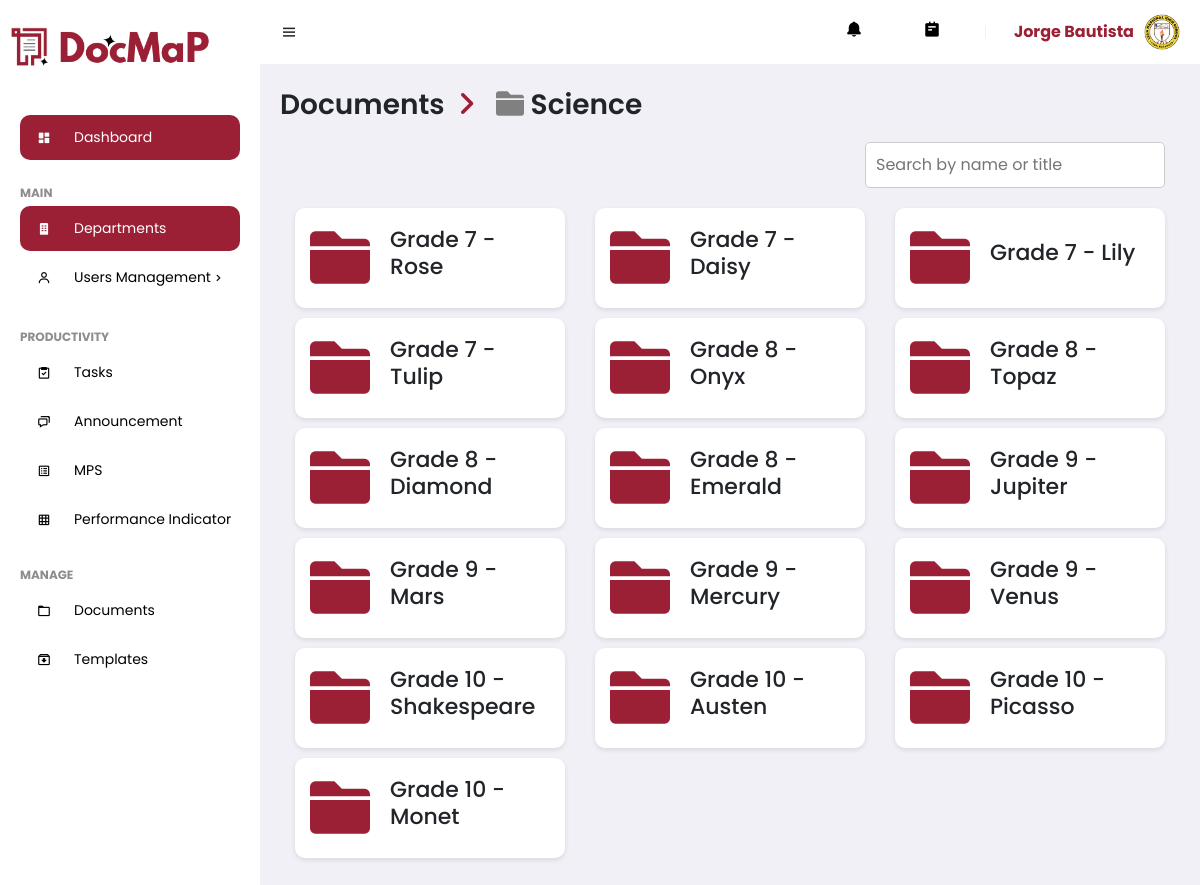
Page /Admin/doc_gfolder.php?id=1 (signed in) on the committed database.
### tables this page shows
CREATE TABLE `useracc` (
  `UserID` int(11) NOT NULL,
  `Username` varchar(255) NOT NULL,
  `Password` varchar(255) NOT NULL,
  `fname` varchar(255) NOT NULL,
  `mname` varchar(255) NOT NULL,
  `lname` varchar(255) NOT NULL,
  `bday` date NOT NULL,
  `mobile` varchar(255) NOT NULL,
  `sex` enum('Male','Female') NOT NULL,
  `address` text NOT NULL,
  `email` varchar(255) NOT NULL,
  `profile` varchar(255) DEFAULT 'profile.jpg',
  `date_registered` timestamp NOT NULL DEFAULT current_timestamp(),
  `Status` enum('Pending','Approved','Rejected') NOT NULL,
  `role` enum('Admin','Department Head','Teacher') NOT NULL DEFAULT 'Teacher',
  `Rank` varchar(255) DEFAULT NULL,
  `dept_ID` int(11) DEFAULT NULL
);

CREATE TABLE `departmentfolders` (
  `DepartmentFolderID` int(11) NOT NULL,
  `dept_ID` int(11) DEFAULT NULL,
  `Name` varchar(255) DEFAULT NULL,
  `CreationTimestamp` timestamp NOT NULL DEFAULT current_timestamp()
);

CREATE TABLE `gradelevelfolders` (
  `GradeLevelFolderID` int(11) NOT NULL,
  `DepartmentFolderID` int(11) DEFAULT NULL,
  `ContentID` int(11) DEFAULT NULL,
  `CreationTimestamp` timestamp NOT NULL DEFAULT current_timestamp()
);

### Admin/doc_gfolder.php (the view, shortened to what this page needs)
<?php
include 'connection.php';
$departmentName = '';
if (isset($_GET['id']) && !empty($_GET['id'])) {
    $departmentFolderId = intval($_GET['id']);
    $departmentQuery = "SELECT Name FROM departmentfolders WHERE DepartmentFolderID = $departmentFolderId";
    $departmentResult = mysqli_query($conn, $departmentQuery);
    if ($departmentResult && mysqli_num_rows($departmentResult) > 0) {
        $departmentRow = mysqli_fetch_assoc($departmentResult);
        $departmentName = $departmentRow['Name'];
    }
    $query = "SELECT GradeLevelFolderID, DepartmentFolderID, ContentID, CreationTimestamp
              FROM gradelevelfolders
              WHERE DepartmentFolderID = $departmentFolderId";
    $result = mysqli_query($conn, $query);
    $folders = [];
    if ($result && mysqli_num_rows($result) > 0) {
        while ($row = mysqli_fetch_assoc($result)) {
            $contentId = $row['ContentID'];
            $contentQuery = "SELECT Title, Captions FROM feedcontent WHERE ContentID = $contentId";
            $contentResult = mysqli_query($conn, $contentQuery);
            if ($contentResult && mysqli_num_rows($contentResult) > 0) {
                $contentRow = mysqli_fetch_assoc($contentResult);
                $row['DisplayName'] = $contentRow['Title'] . ' - ' . $contentRow['Captions'];
            }
            $folders[] = $row;
        }
    }
} else {
    $folders = [];
}
?>
<!DOCTYPE html>
<html lang="en">
<head>
    <link href='https://unpkg.com/boxicons@2.0.9/css/boxicons.min.css' rel='stylesheet'>
    <link href="https://cdnjs.cloudflare.com/ajax/libs/font-awesome/6.0.0-beta3/css/all.min.css" rel="stylesheet">
    <link href="https://stackpath.bootstrapcdn.com/bootstrap/4.5.2/css/bootstrap.min.css" rel="stylesheet">
    <link rel="stylesheet" href="assets/css/styles.css">
</head>
<body>
    <section id="sidebar">
        <?php include 'navbar.php'; ?>
    </section>
    <section id="content">
        <?php include 'topbar.php'; ?>
        <main>
        <div class="header">
            <h1 class="title">
                <a href="doc_dfolder.php" style="text-decoration: none; color: inherit;">Documents</a>
                <i class="fas fa-angle-right" style="margin: 0 8px; color: #9B2035;"></i>
                <i class="fas fa-folder" style="margin-left: 8px; color: gray;"></i>
                <?php echo htmlspecialchars($departmentName); ?>
            </h1>
        </div>
            <div class="container">
                <div class="search-filter">
                    <input type="text" placeholder="Search by name or title" id="search">
                </div>
                <div class="row">
                    <?php if (!empty($folders)): ?>
                        <?php foreach ($folders as $folder): ?>
                            <div class="col-md-4">
                            <div class="folder-item" data-id="<?php echo $folder['GradeLevelFolderID']; ?>" data-content-id="<?php echo $folder['ContentID']; ?>">
                                <i class="fas fa-folder icon"></i>
                                    <h6 class = "name"><?php echo $folder['DisplayName']; ?></h6>
                                </div>
                            </div>
                        <?php endforeach; ?>
                    <?php else: ?>
                        <div class="no-folders-message">No folders found.</div>
                    <?php endif; ?>
                </div>
            </div>
        </main>
    </section>
</body>
</html>

### Admin/topbar.php (shortened to what this page needs)
<nav>
    <i class='bx bx-menu toggle-sidebar'></i>
    <a href="#" class="nav-link">
        <?php
        if (isset($_SESSION['user_id'])) {
        ?>
        <i class='bx bxs-bell icon' id="notification-icon"></i>
            <?php
            } else {
                echo "User not logged in.";
            }
            ?>
    </a>
    <a href="#" class="nav-link">
        <i class='bx bxs-notepad icon'></i>
    </a>
    <div class="profile">
        <?php
        include 'connection.php';
        if (isset($_SESSION['user_id'])) {
            $userId = $_SESSION['user_id'];
            $sql = "SELECT Profile, CONCAT(fname, ' ', lname) AS fullname FROM useracc WHERE UserID = ?";
            $stmt = $conn->prepare($sql);
            if ($stmt) {
                $stmt->bind_param("s", $userId);
                $stmt->execute();
                $stmt->bind_result($profileImage, $fullName);
                $profileImagePath = "../img/UserProfile/" . $profileImage;
                if (file_exists($profileImagePath)) {
                    echo "<span class='user-name'>{$fullName}</span>";
                    echo "<img src='{$profileImagePath}' alt='Profile Image' class='profile-image'>";
                } else {
                    echo "<span class='user-name'>{$fullName}</span>";
                    echo "<img src='default_profile_image.jpg' alt='Profile Image' class='profile-image'>";
                }
            } else {
                echo "Error preparing statement: " . $conn->error;
            }
        } else {
            echo "User not logged in.";
        }
        ?>
    </div>
</nav>

### Admin/assets/css/styles.css (style rules this page uses)
* { font-family: 'Poppins', sans-serif; margin: 0; padding: 0; box-sizing: border-box; }
:root { --grey: #F1F0F6; --dark-grey: #8D8D8D; --light: #fff; --dark: #000; --green: #81D43A; --light-green: #E3FFCB; --blue: #9B2035; --light-blue: #D0E4FF; --dark-blue: #0C5FCD; --red: #FC3B56; }
html { overflow-x: hidden; }
body { background: var(--grey); overflow-x: hidden; }
a { text-decoration: none; }
#sidebar { position: fixed; max-width: 260px; width: 100%; background: var(--light); top: 0; left: 0; height: 100%; overflow-y: auto; scrollbar-width: none; transition: all .3s ease; z-index: 200; }
#content { position: relative; width: calc(100% - 260px); left: 260px; transition: all .3s ease; }
nav { background: var(--light); height: 64px; padding: 0 20px; display: flex; align-items: center; grid-gap: 28px; position: sticky; top: 0; left: 0; z-index: 100; }
nav .toggle-sidebar { font-size: 18px; cursor: pointer; }
nav .nav-link { position: relative; }
nav .nav-link .icon { font-size: 18px; color: var(--dark); }
nav .profile { position: relative; }
nav .profile img { width: 36px; height: 36px; border-radius: 50%; object-fit: cover; cursor: pointer; }
main { width: 100%; padding: 24px 20px 20px 20px; }
main .title { font-size: 28px; font-weight: 600; margin-bottom: 10px; }

### Admin/doc_gfolder.php (style rules this page uses)
.search-filter { display: flex; justify-content: flex-end; margin: 20px 0; }
.search-filter input { padding: 10px; border: 1px solid #ccc; border-radius: 5px; width: 100%; max-width: 300px; }
.folder-item { background-color: white; border-radius: 10px; padding: 15px; margin-bottom: 10px; display: flex; align-items: center; height: 100px; transition: box-shadow 0.3s ease; box-shadow: 0 2px 5px rgba(0,0,0,0.1); }
.folder-item .icon { font-size: 60px; margin-right: 20px; color: #9B2035; }
.name { font-size: 22px; }

### Admin/topbar.php (style rules this page uses)
.profile { display: flex; align-items: center; }
.user-name { margin-right: 10px; font-weight: bold; color: #9B2035; }
.profile-image { width: 40px; height: 40px; border-radius: 50%; }
.nav-link { position: relative; }

### rows in the picture
useracc: profile (picture)
departmentfolders: Name "Science"
gradelevelfolders: DisplayName "Grade 7 - Rose"
gradelevelfolders: DisplayName "Grade 7 - Daisy"
gradelevelfolders: DisplayName "Grade 7 - Lily"
gradelevelfolders: DisplayName "Grade 7 - Tulip"
gradelevelfolders: DisplayName "Grade 8 - Onyx"
gradelevelfolders: DisplayName "Grade 8 - Topaz"
gradelevelfolders: DisplayName "Grade 8 - Diamond"
gradelevelfolders: DisplayName "Grade 8 - Emerald"
gradelevelfolders: DisplayName "Grade 9 - Jupiter"
gradelevelfolders: DisplayName "Grade 9 - Mars"
gradelevelfolders: DisplayName "Grade 9 - Mercury"
gradelevelfolders: DisplayName "Grade 9 - Venus"
gradelevelfolders: DisplayName "Grade 10 - Shakespeare"
gradelevelfolders: DisplayName "Grade 10 - Austen"
gradelevelfolders: DisplayName "Grade 10 - Picasso"
gradelevelfolders: DisplayName "Grade 10 - Monet"

### other values in the picture
$fullName "Jorge Bautista"
